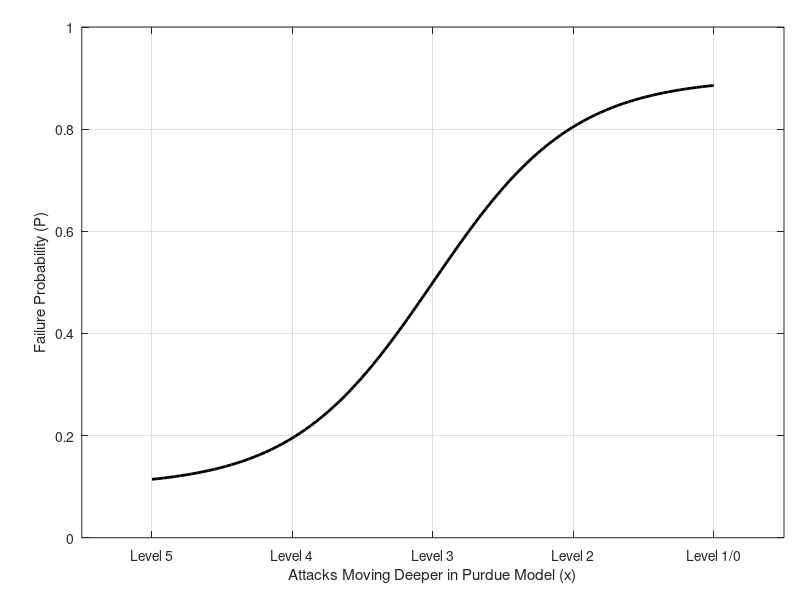

MATLAB code for this plot:
% Adam Lewis 3rd Year Individual Project
% Student ID 11076422

% ChatGPT o3-mini-high was used to aid debugging and production of the 
% MATLAB visualisations in this project.

% MATLAB code to generate a generic fragility curve

% Define desired figure size in pixels
plotWidth = 450;   % Width in pixels
plotHeight = 400;  % Height in pixels

% Define the attack combinations (x-axis)
attack_combinations = linspace(1, 5, 100);

% Define the failure probability (y-axis) with a sigmoidal function
failure_probability = 0.1 + 0.8 * (1 ./ (1 + exp(-2.0 * (attack_combinations - 3.0)))); % Increased steepness and trimmed ends

% Trim the curve by limiting the values at both ends
failure_probability = max(0, min(1, failure_probability));

% Create figure
figure('Color','w', 'Units','pixels', 'Position',[100 100 plotWidth plotHeight]);
plot(attack_combinations, failure_probability, 'k-', 'LineWidth', 2);
set(gcf, 'Color', 'white');
hold on;

% Label the axes
xlabel('Attacks Moving Deeper in Purdue Model (x)'); % Changed x-axis label
ylabel('Failure Probability (P)');

% Set the x-axis limits
xlim([0.5, 5.5]);

% Set the y-axis limits
ylim([0, 1]);

% Set the x-axis ticks
xticks([1, 2, 3, 4, 5]);
xticklabels({'Level 5', 'Level 4', 'Level 3', 'Level 2', 'Level 1/0'});

grid on;
hold off;

% trim whitespace arund exterior of plot
ax = gca;
ti = get(ax, 'TightInset');
set(ax, 'LooseInset', [ti(1) + 0.02, ti(2) + 0.02, ti(3) + 0.02, ti(4) + 0.02]);

% Save plot
saveas(gcf, 'img_chapter_5_2_generic_fragility_curve_purdue.png');
